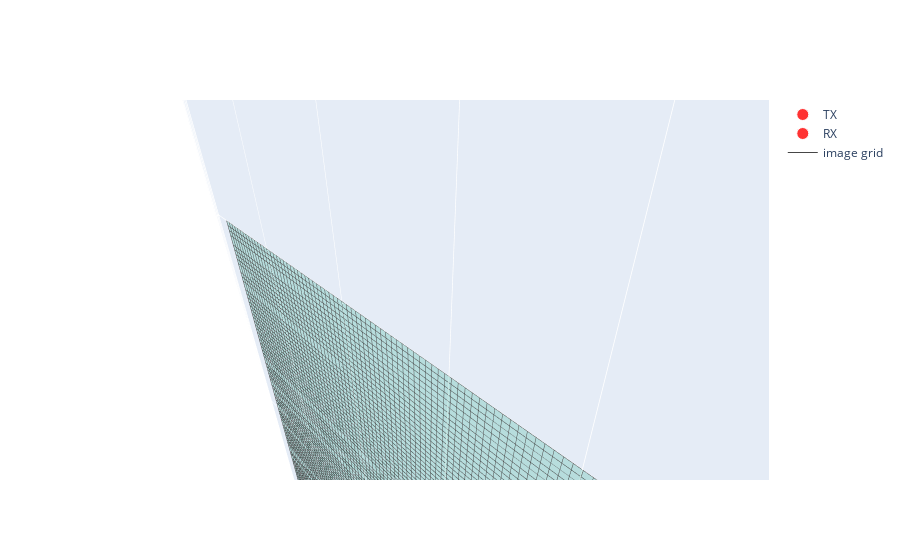

This figure's notebook cell:
### Code cell
s = Scene(u, v, o, res_u, res_v, p_pos, c_pos, np.full([300], True, dtype=bool))
s.plot_scene()
s.save_figure('plots/exp2_setup.html')

### Figure 1 — Plotly figure (JSON) as saved in the notebook; plotly's stock layout.template omitted (floating-point values rounded to 4 significant figures; data arrays with more than 128 entries replaced by an {"elided": "..."} marker saying what was removed)
{"data": [{"marker": {"color": {"elided": "300 str values"}, "opacity": 0.8, "size": {"elided": "300 int values"}}, "mode": "markers", "name": "TX", "type": "scatter3d", "x": {"elided": "300 float values"}, "y": {"elided": "300 float values"}, "z": {"elided": "300 int values"}}, {"marker": {"color": {"elided": "300 str values"}, "opacity": 0.8, "size": {"elided": "300 int values"}}, "mode": "markers", "name": "RX", "type": "scatter3d", "x": {"elided": "300 float values"}, "y": {"elided": "300 float values"}, "z": {"elided": "300 int values"}}, {"i": [0, 1], "j": [1, 3], "k": [2, 2], "name": "image plane", "opacity": 0.2, "type": "mesh3d", "x": [256, 256, 256, 256], "y": [-254, -154, -254, -154], "z": [0, 0, -80, -80]}, {"line": {"color": "rgb(70,70,70)", "width": 1}, "mode": "lines", "name": "image grid", "type": "scatter3d", "x": {"elided": "546 int values"}, "y": {"elided": "546 int values"}, "z": {"elided": "546 int values"}}], "layout": {"scene": {"aspectmode": "data"}}}
